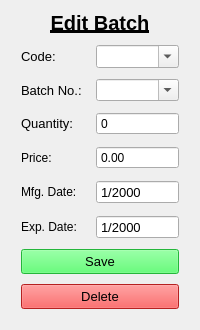
      <widget class="QWidget" name="page_edit_batch">
       <layout class="QGridLayout" name="gridLayout_4">
        <item row="0" column="0">
         <layout class="QVBoxLayout" name="verticalLayout_4">
          <property name="spacing">
           <number>10</number>
          </property>
          <property name="leftMargin">
           <number>10</number>
          </property>
          <property name="rightMargin">
           <number>10</number>
          </property>
          <property name="bottomMargin">
           <number>10</number>
          </property>
          <item>
           <widget class="QLabel" name="label_16">
            <property name="maximumSize">
             <size>
              <width>16777215</width>
              <height>40</height>
             </size>
            </property>
            <property name="font">
             <font>
              <family>Segoe UI</family>
              <pointsize>15</pointsize>
              <bold>true</bold>
              <underline>true</underline>
             </font>
            </property>
            <property name="text">
             <string>Edit Batch</string>
            </property>
            <property name="alignment">
             <set>Qt::AlignCenter</set>
            </property>
           </widget>
          </item>
          <item>
           <layout class="QFormLayout" name="form_edit_batch">
            <property name="horizontalSpacing">
             <number>10</number>
            </property>
            <property name="verticalSpacing">
             <number>11</number>
            </property>
            <item row="0" column="0">
             <widget class="QLabel" name="label_17">
              <property name="font">
               <font>
                <family>Segoe UI</family>
                <pointsize>10</pointsize>
               </font>
              </property>
              <property name="text">
               <string>Code: </string>
              </property>
             </widget>
            </item>
            <item row="0" column="1">
             <widget class="QComboBox" name="input_edit_item_code">
              <property name="font">
               <font>
                <family>Segoe UI</family>
                <pointsize>10</pointsize>
               </font>
              </property>
              <property name="editable">
               <bool>true</bool>
              </property>
             </widget>
            </item>
            <item row="1" column="0">
             <widget class="QLabel" name="label_18">
              <property name="font">
               <font>
                <family>Segoe UI</family>
                <pointsize>10</pointsize>
                <underline>false</underline>
               </font>
              </property>
              <property name="text">
               <string>Batch No.: </string>
              </property>
             </widget>
            </item>
            <item row="2" column="0">
             <widget class="QLabel" name="label_19">
              <property name="font">
               <font>
                <family>Segoe UI</family>
                <pointsize>10</pointsize>
               </font>
              </property>
              <property name="text">
               <string>Quantity: </string>
              </property>
             </widget>
            </item>
            <item row="2" column="1">
             <widget class="QSpinBox" name="input_edit_quantity">
              <property name="buttonSymbols">
               <enum>QAbstractSpinBox::NoButtons</enum>
              </property>
              <property name="suffix">
               <string/>
              </property>
              <property name="maximum">
               <number>99999</number>
              </property>
             </widget>
            </item>
            <item row="4" column="0">
             <widget class="QLabel" name="label_20">
              <property name="text">
               <string>Mfg. Date: </string>
              </property>
             </widget>
            </item>
            <item row="4" column="1">
             <widget class="QDateEdit" name="input_edit_mfg_date">
              <property name="font">
               <font>
                <family>Segoe UI</family>
                <pointsize>10</pointsize>
               </font>
              </property>
              <property name="buttonSymbols">
               <enum>QAbstractSpinBox::NoButtons</enum>
              </property>
              <property name="displayFormat">
               <string>M/yyyy</string>
              </property>
              <property name="calendarPopup">
               <bool>false</bool>
              </property>
             </widget>
            </item>
            <item row="5" column="0">
             <widget class="QLabel" name="label_21">
              <property name="text">
               <string>Exp. Date: </string>
              </property>
             </widget>
            </item>
            <item row="5" column="1">
             <widget class="QDateEdit" name="input_edit_exp_date">
              <property name="font">
               <font>
                <family>Segoe UI</family>
                <pointsize>10</pointsize>
               </font>
              </property>
              <property name="buttonSymbols">
               <enum>QAbstractSpinBox::NoButtons</enum>
              </property>
              <property name="displayFormat">
               <string>M/yyyy</string>
              </property>
             </widget>
            </item>
            <item row="1" column="1">
             <widget class="QComboBox" name="input_edit_batch_no">
              <property name="editable">
               <bool>true</bool>
              </property>
             </widget>
            </item>
            <item row="3" column="0">
             <widget class="QLabel" name="label_27">
              <property name="text">
               <string>Price: </string>
              </property>
             </widget>
            </item>
            <item row="3" column="1">
             <widget class="QDoubleSpinBox" name="input_edit_batch_price">
              <property name="buttonSymbols">
               <enum>QAbstractSpinBox::NoButtons</enum>
              </property>
              <property name="maximum">
               <double>99999999.989999994635582</double>
              </property>
             </widget>
            </item>
           </layout>
          </item>
          <item>
           <widget class="QPushButton" name="button_edit_batch">
            <property name="minimumSize">
             <size>
              <width>0</width>
              <height>25</height>
             </size>
            </property>
            <property name="maximumSize">
             <size>
              <width>16777215</width>
              <height>25</height>
             </size>
            </property>
            <property name="font">
             <font>
              <family>Segoe UI</family>
              <pointsize>10</pointsize>
              <bold>false</bold>
             </font>
            </property>
            <property name="styleSheet">
             <string notr="true">background-color: rgb(52, 255, 82);
color: rgb(0, 0, 0);</string>
            </property>
            <property name="text">
             <string>Save</string>
            </property>
            <property name="flat">
             <bool>false</bool>
            </property>
           </widget>
          </item>
          <item>
           <widget class="QPushButton" name="button_delete_batch">
            <property name="minimumSize">
             <size>
              <width>0</width>
              <height>25</height>
             </size>
            </property>
            <property name="maximumSize">
             <size>
              <width>16777215</width>
              <height>25</height>
             </size>
            </property>
            <property name="font">
             <font>
              <family>Segoe UI</family>
              <pointsize>10</pointsize>
             </font>
            </property>
            <property name="focusPolicy">
             <enum>Qt::NoFocus</enum>
            </property>
            <property name="styleSheet">
             <string notr="true">background-color: rgb(255, 46, 46);
color: rgb(0, 0, 0);</string>
            </property>
            <property name="text">
             <string>Delete</string>
            </property>
           </widget>
          </item>
         </layout>
        </item>
       </layout>
      </widget>
